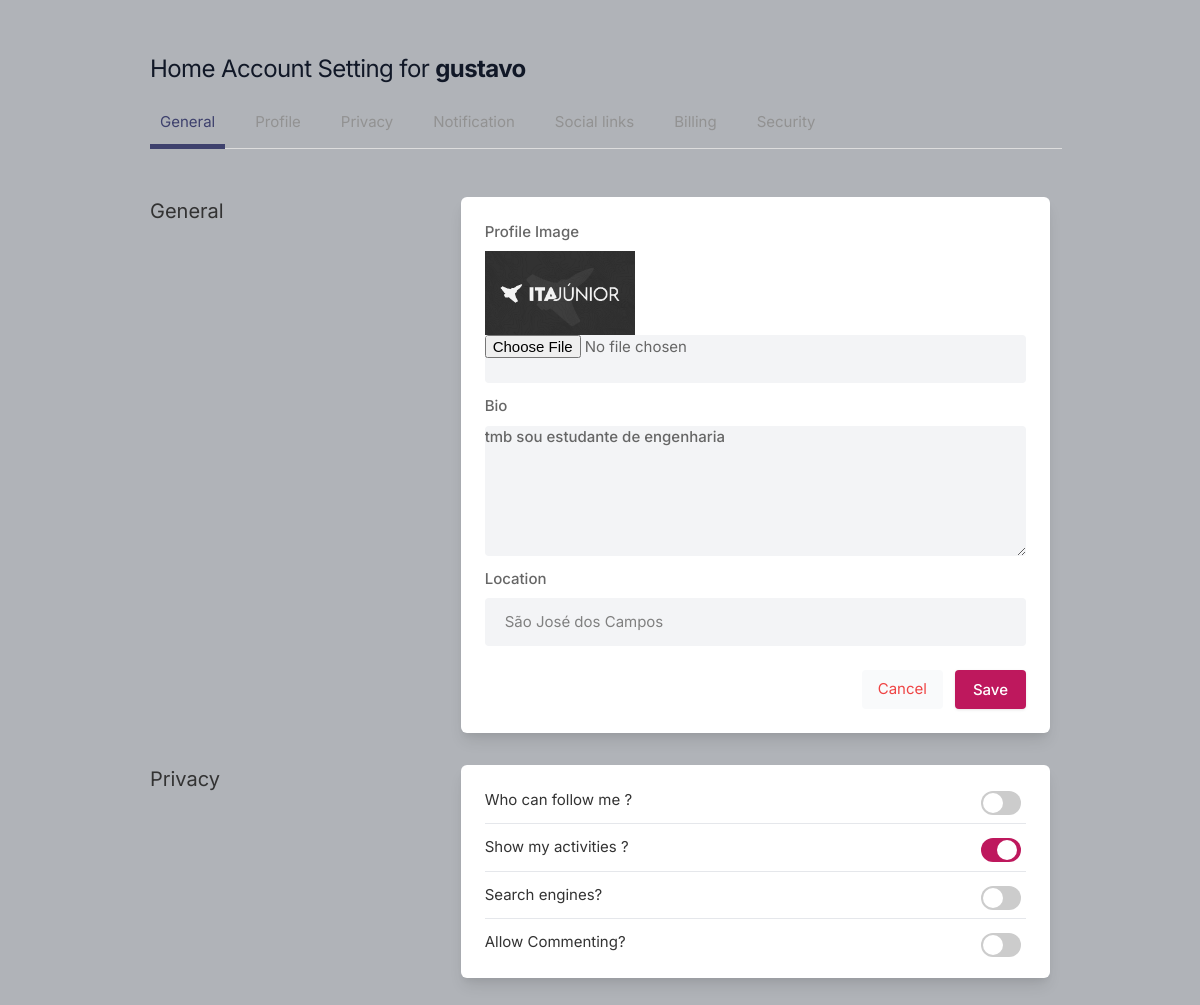
Page /settings (signed in) on the committed database.
### polls/models.py (models this page shows, shortened)
class Profile(models.Model):
    user = models.ForeignKey(User, on_delete=models.CASCADE)
    id_user = models.IntegerField()
    bio = models.TextField(blank=True)
    profileimg = models.ImageField(upload_to='profile_images', default='blank-profile-picture.png')
    location = models.CharField(max_length=100, blank=True)

### polls/views.py (the view, shortened to what this page needs)
# urls.py: path('settings', views.settings, name='settings'),
@login_required(login_url='signin')
def settings(request):
    user_profile = Profile.objects.get(user=request.user)
    return render(request, 'setting.html', {'user_profile':user_profile})

### templates/setting.html (shortened to what this page needs)
{% load static %}
<!DOCTYPE html>
<html lang="en">
<head>
    <link rel="stylesheet" href="{% static 'assets/css/icons.css' %}">
    <link rel="stylesheet" href="{% static 'assets/css/uikit.css' %}">
    <link rel="stylesheet" href="{% static 'assets/css/style.css' %}">
    <link rel="stylesheet" href="{% static 'assets/css/tailwind.css' %}">
</head>
<body>
            <div class="container m-auto">
                <h1 class="text-2xl leading-none text-gray-900 tracking-tight mt-3"><a href="/">Home</a> Account Setting for <b>{{user.username}}</b></h1>
                <ul class="mt-5 -mr-3 flex-nowrap lg:overflow-hidden overflow-x-scroll uk-tab">
                    <li class="uk-active"><a href="#">General</a></li>
                    <li><a href="#">Profile</a></li>
                    <li><a href="#">Privacy</a></li>
                    <li><a href="#">Notification</a></li>
                    <li><a href="#">Social links</a></li>
                    <li><a href="#">Billing</a></li>
                    <li><a href="#">Security</a></li>
                </ul>
                <div class="grid lg:grid-cols-3 mt-12 gap-8">
                    <div>
                        <h3 class="text-xl mb-2"> General</h3>
                    </div>
                    <div class="bg-white rounded-md lg:shadow-lg shadow col-span-2">
                       <form action="" method="POST" enctype="multipart/form-data">
                           <div class="grid grid-cols-2 gap-3 lg:p-6 p-4">
                               <div class="col-span-2">
                                   <label for=""> Profile Image</label>
                                   <img width="150" height="150" src="{{user_profile.profileimg.url}}"/>
                                   <input type="file" name="image" value="{{user_profile.profileimg}}" class="shadow-none bg-gray-100">
                               </div>
                               <div class="col-span-2">
                                   <label for="about">Bio</label>
                                   <textarea id="about" name="bio" rows="3"  class="shadow-none bg-gray-100">{{user_profile.bio}}</textarea>
                               </div>
                               <div class="col-span-2">
                                   <label for=""> Location</label>
                                   <input type="text" name="location" value="{{user_profile.location}}" class="shadow-none bg-gray-100">
                               </div>
                       </div>
                       <div class="bg-gray-10 p-6 pt-0 flex justify-end space-x-3">
                           <button class="p-2 px-4 rounded bg-gray-50 text-red-500"> Cancel </button>
                           <button type="submit" class="button bg-blue-700"> Save </button>
                       </div>
                       </form>
                    </div>
                    <div>
                        <h3 class="text-xl mb-2"> Privacy</h3>
                    </div>
                    <div class="bg-white rounded-md lg:shadow-lg shadow lg:p-6 p-4 col-span-2">
                    <div class="space-y-3">
                        <div class="flex justify-between items-center">
                            <div>
                                <h4> Who can follow me ?</h4>
                            </div>
                            <div class="switches-list -mt-8 is-large">
                                <div class="switch-container">
                                    <label class="switch"><input type="checkbox"><span class="switch-button"></span> </label>
                                </div>
                            </div>
                        </div>
                        <hr>
                        <div class="flex justify-between items-center">
                            <div>
                                <h4> Show my activities ?</h4>
                            </div>
                            <div class="switches-list -mt-8 is-large">
                                <div class="switch-container">
                                    <label class="switch"><input type="checkbox" checked><span class="switch-button"></span> </label>
                                </div>
                            </div>
                        </div>
                        <hr>
                        <div class="flex justify-between items-center">
                            <div>
                                <h4> Search engines?</h4>
                            </div>
                            <div class="switches-list -mt-8 is-large">
                                <div class="switch-container">
                                    <label class="switch"><input type="checkbox"><span class="switch-button"></span> </label>
                                </div>
                            </div>
                        </div>
                        <hr>
                        <div class="flex justify-between items-center">
                            <div>
                                <h4> Allow Commenting?</h4>
                            </div>
                            <div class="switches-list -mt-8 is-large">
                                <div class="switch-container">
                                    <label class="switch"><input type="checkbox"><span class="switch-button"></span> </label>
                                </div>
                            </div>
                        </div>
                    </div>
                    </div>
                    <br>
                </div>
            </div>
</body>
</html>

### rows in the picture
Profile: profileimg (picture), bio "tmb sou estudante de engenharia", location "São José dos Campos"

### other values in the picture
{{ user.username }} "gustavo"
